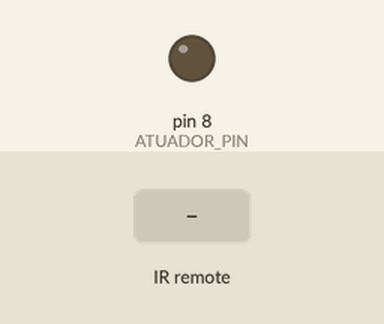
The program below on a simulated Arduino Pro Mini, built with avr-gcc and run on an emulated ATmega328P. On the bench: output pins drawn as LEDs (lit = HIGH). The inputs (shaded band) are chosen by the test bench. The local clock reads 2024-03-15 10:24:30 at power-on unless the program sets it; EEPROM starts erased.

Above: at 1.3 s.
1.4 s: infrared code 0x20DF8E71 received
At 2.5 s:
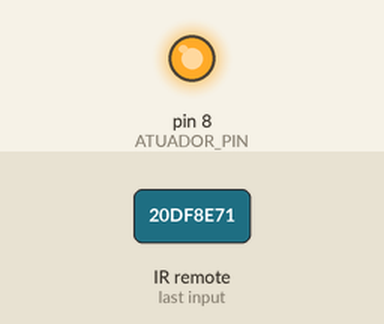
2.9 s: infrared code 0x20DF4EB1 received
At 3.5 s:
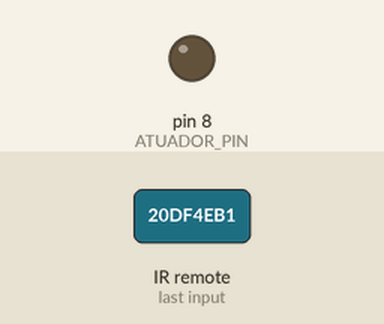
Timing chart, 0 to 5.9 s (numbered marks = the images above; inputs shaded):
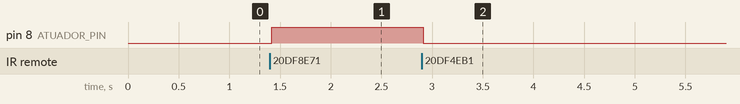

The program:

main.cpp
```cpp
#include <Arduino.h>
#include <Wire.h>
#include <IRremote.h>
#include <RTClib.h>
#include <EEPROM.h>

#define DELTA_EMERGENCY_TIME 30

#define HORA_LIGAR 18
#define MINUTO_LIGAR 00
#define SEGUNDO_LIGAR 00

#define HORA_DESLIGAR 23
#define MINUTO_DESLIGAR 20
#define SEGUNDO_DESLIGAR 00

#define CODE_ON 0x20DF8E71
#define CODE_OFF 0x20DF4EB1

#define ATUADOR_PIN 8
#define IR_PIN 11
//#define DEBUG 1
//#define AJUST_TIME 1

struct EEPromTime{
    int hour;
    int minute;
    int second;
};

struct timeTrigger{
    int hora;
    int minuto;
    int segundo;
};


struct Atuador{
    const int pin;

    Atuador(int pin) : pin(pin){
        pinMode(pin, OUTPUT);
    }

    void on() const {
        #ifdef DEBUG
            Serial.println("ligou rele");
        #endif

        digitalWrite(pin, HIGH);
    }

    void off() const {
        #ifdef DEBUG
            Serial.println("Desligou rele");
        #endif

        digitalWrite(pin, LOW);
    }

    bool isOn() const {
        return digitalRead(pin);
    }

    bool isOff() const {
        return !digitalRead(pin);
    }
};

timeTrigger desligar{
    HORA_DESLIGAR,
    MINUTO_DESLIGAR,
    SEGUNDO_DESLIGAR
};

timeTrigger ligar{
    HORA_LIGAR,
    MINUTO_LIGAR,
    SEGUNDO_LIGAR
};

Atuador rele{
    ATUADOR_PIN
};

RTC_DS3231 rtc;
IRrecv irReceiver(IR_PIN);
decode_results iRresults;
DateTime now;
byte emergencyMode = 0;

bool isInTriggerTime(){
    now = RTC_DS3231::now();
    return now.hour() >= ligar.hora && (now.hour() <= desligar.hora && now.minute() < desligar.minuto);
}

EEPromTime getEEPromTime(){

    EEPromTime time{
        EEPROM.read(0),
        EEPROM.read(1),
        EEPROM.read(2),
    };

    return time;
}

bool isEmergencyMode(){
    now = RTC_DS3231::now();
    EEPromTime time = getEEPromTime();

    #ifdef DEBUG
        Serial.println("EEPROM HOUR: " + String(time.hour));
        Serial.println("EEPROM MINUTE: " + String(time.minute));
        Serial.println("EEPROM SECOND: " + String(time.second));
    #endif

    return now.hour() == time.hour && now.minute() == time.minute && (now.second() - time.second) <= DELTA_EMERGENCY_TIME;
}

void saveLastPowerOn(){
    now = RTC_DS3231::now();

    EEPROM.write(0, now.hour());
    EEPROM.write(1, now.minute());
    EEPROM.write(2, now.second());
}

void emergencyModeActions(){

    #ifdef DEBUG
        Serial.println("Rele ligado!");
    #endif

    rele.on();
    delay(200);
    rele.off();
    delay(200);
    rele.on();
    saveLastPowerOn();
}

void setup(){

    #ifdef DEBUG
        Serial.begin(9600);
    #endif

    if(!rtc.begin()){
        while(1);
    }

    #ifdef AJUST_TIME
        rtc.adjust(DateTime(F(__DATE__), F(__TIME__)));
    #endif

    if(isEmergencyMode()){
        emergencyMode = 1;
        emergencyModeActions();

        #ifdef DEBUG
            Serial.println("EMERGENCY MODE!!");
        #endif

    }else{

        #ifdef DEBUG
            Serial.println("NORMAL MODE!!");
        #endif

        saveLastPowerOn();

        irReceiver.enableIRIn();

        if(isInTriggerTime() && rele.isOff()){
            rele.on();
        }else if(!isInTriggerTime() && rele.isOn()){
            rele.off();
        }

        delay(100);

    }
}

bool isTimeOf(timeTrigger* trigger){
    now = RTC_DS3231::now();
    return trigger->segundo == now.second() && trigger->minuto == now.minute() && trigger->hora == now.hour();
}

void readIr(){
    if(irReceiver.decode(&iRresults)){

        switch(iRresults.value){
            case CODE_ON:
                rele.on();
                break;
            case CODE_OFF:
                rele.off();
                break;
        }

        irReceiver.resume();
    }
}

void loop(){

    while(emergencyMode){}

    now = RTC_DS3231::now();

    #ifdef DEBUG
        Serial.println(String(now.hour()) + ":" + String(now.minute()) + ":" + String(now.second()));
    #endif

    readIr();

    if(isTimeOf(&ligar)){
        rele.on();
    }

    if(isTimeOf(&desligar)){
        rele.off();
    }

    delay(20);
}
```

Measured:
- after the input at 1.4 s, pin 8 (ATUADOR_PIN): LOW → HIGH at once
- after the input at 2.9 s, pin 8 (ATUADOR_PIN): HIGH → LOW at once
